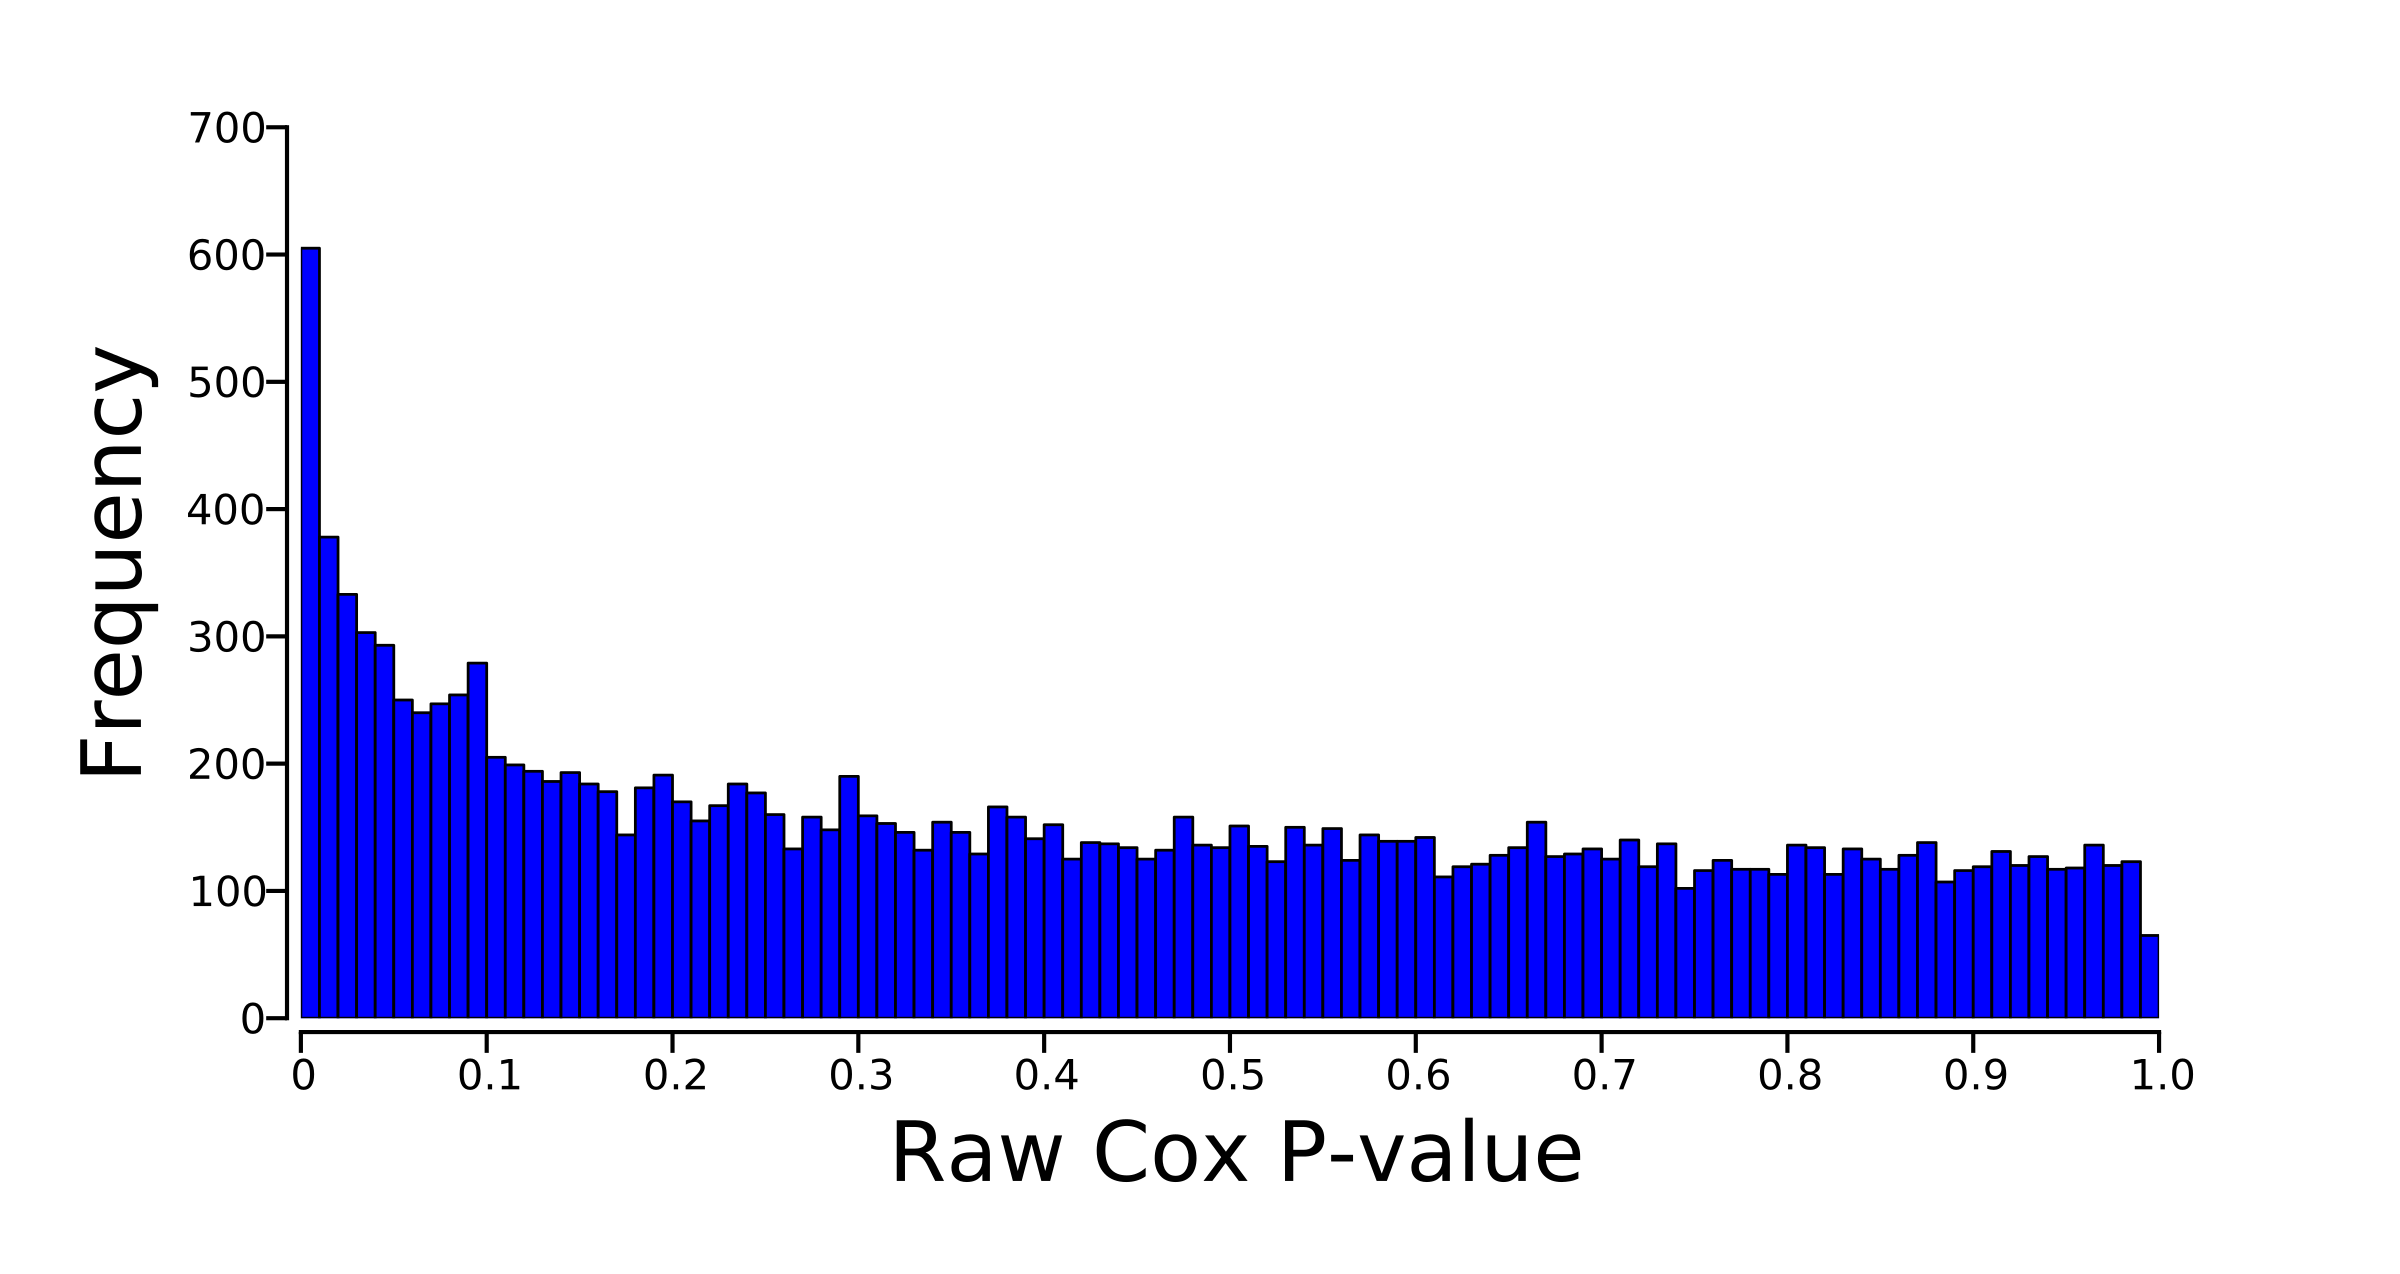

This chart was generated by the following Python code:
##script for creating a histogram

## Load necessary modules
import pylab as plt
import numpy as np
import os
BASE_DIR = os.path.dirname(os.path.dirname(os.path.dirname(os.path.dirname(os.path.abspath(__file__)))))
f=open(os.path.join(BASE_DIR,'cox_regression','LIHC','coeffs_normalized_pvalues_adjusted.txt'))
data=[i.strip().split() for i in f]
ids,coeffs,normalized,pvalues,adjusted=zip(*data)

pvalues=map(float,pvalues)

##decide how man bins, 100 is the maximum possible due to only having two sig figs
number=100.0

counts={}

##use a dictionary to populate the bins
for i in range(int(number)):
    for j in pvalues:
        if i/number<j<=(i+1)/number:
            counts[i]=counts.get(i,0)+1

##convert the dictionary to a list
mylist=zip(counts.keys(),counts.values())

##sort the list so that the bins are in order
mylist.sort()



##plot the data with pylab
fig = plt.figure()
ax = fig.add_subplot(111)
fig.subplots_adjust(bottom=.2)

ax.bar([i[0]/number for i in mylist],[i[1] for i in mylist],color='b',width=1/number,linewidth=2.0)
ax.set_xlim((0,1))

for item in ax.get_yticklabels():
        item.set_fontsize(30)

for item in ax.get_xticklabels():
        item.set_fontsize(30)

ax.tick_params(axis='x',length=15,width=3,direction='out',labelsize=30)
ax.tick_params(axis='y',length=15,width=3,direction='out',labelsize=30)
ax.spines['top'].set_visible(False)
ax.spines['right'].set_visible(False)
ax.spines['left'].set_linewidth(3)
ax.spines['bottom'].set_linewidth(3)
ax.spines['bottom'].set_position(['outward',10])
ax.spines['left'].set_position(['outward',10])
ax.xaxis.set_ticks_position('bottom')
ax.yaxis.set_ticks_position('left')
ax.set_xticks([i/10.0 for i in range(0,11)])
ax.set_xticklabels(['0']+[str(i/10.0) for i in range(1,11)])
ax.set_ylabel('Frequency',fontsize=60,labelpad=20)
ax.set_xlabel('Raw Cox P-value',fontsize=60,labelpad=20)
plt.show()
